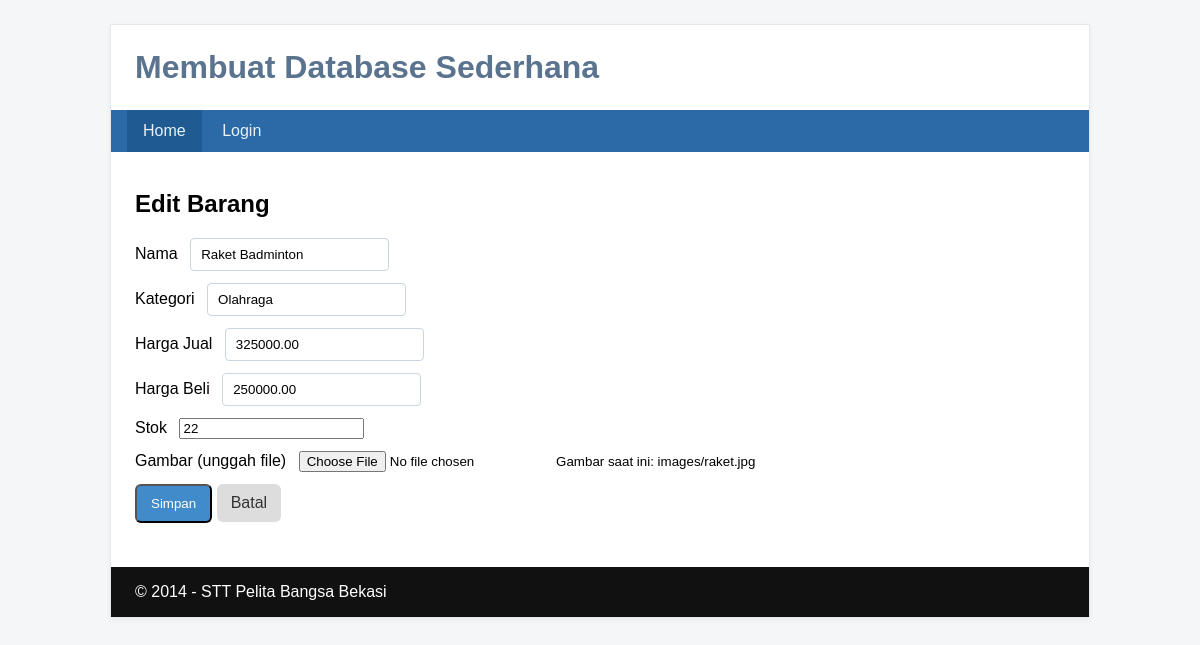
The app's page /edit.php?id=4 with its own data.
### tables this page shows
CREATE TABLE `data_barang` (
  `id` INT UNSIGNED NOT NULL AUTO_INCREMENT,
  `nama` VARCHAR(100) NOT NULL,
  `kategori` VARCHAR(50) NOT NULL,
  `harga_jual` DECIMAL(15,2) NOT NULL DEFAULT 0,
  `harga_beli` DECIMAL(15,2) NOT NULL DEFAULT 0,
  `stok` INT NOT NULL DEFAULT 0,
  `gambar` VARCHAR(255) DEFAULT NULL,
  PRIMARY KEY (`id`),
  KEY `idx_kategori` (`kategori`),
  KEY `idx_nama` (`nama`)
);

### edit.php (the view, shortened to what this page needs)
<?php
include_once 'koneksi.php';
$id = isset($_GET['id']) ? (int)$_GET['id'] : 0;
$sql = "SELECT * FROM data_barang WHERE id={$id} LIMIT 1";
$res = mysqli_query($conn, $sql);
$row = mysqli_fetch_assoc($res);
include_once 'header.php';
?>
<h2>Edit Barang</h2>
<form method="post" enctype="multipart/form-data">
  <div class="form-row">
    <label>Nama</label>
    <input type="text" name="nama" value="<?php echo htmlspecialchars($_POST['nama'] ?? $row['nama']); ?>" required>
  </div>
  <div class="form-row">
    <label>Kategori</label>
    <input type="text" name="kategori" value="<?php echo htmlspecialchars($_POST['kategori'] ?? $row['kategori']); ?>" required>
  </div>
  <div class="form-row">
    <label>Harga Jual</label>
    <input type="text" name="harga_jual" value="<?php echo htmlspecialchars($_POST['harga_jual'] ?? $row['harga_jual']); ?>">
  </div>
  <div class="form-row">
    <label>Harga Beli</label>
    <input type="text" name="harga_beli" value="<?php echo htmlspecialchars($_POST['harga_beli'] ?? $row['harga_beli']); ?>">
  </div>
  <div class="form-row">
    <label>Stok</label>
    <input type="number" name="stok" value="<?php echo htmlspecialchars($_POST['stok'] ?? $row['stok']); ?>">
  </div>
  <div class="form-row">
    <label>Gambar (unggah file)</label>
    <input type="file" name="gambar" accept="image/*">
    <?php if (!empty($row['gambar'])): ?>
      <small>Gambar saat ini: <?php echo htmlspecialchars($row['gambar']); ?></small>
    <?php endif; ?>
  </div>
  <div class="form-row">
    <button type="submit" class="btn">Simpan</button>
    <a href="index.php" class="btn gray">Batal</a>
  </div>
</form>
<?php include_once 'footer.php'; ?>

### assets/styles.css (style rules this page uses)
* { box-sizing: border-box; }
body { font-family: Arial, Helvetica, sans-serif; background:#f5f6f8; margin:0; }
.btn { display:inline-block; background:#428bca; color:#fff; padding:10px 14px; border-radius:6px; text-decoration:none; }
.btn.gray { background:#ddd; color:#333; }
.form-row { margin:12px 0; }
label { margin-right:8px; }
input[type="text"] { padding:8px 10px; border:1px solid #cbd5e1; border-radius:4px; }

### records on screen
data_barang: nama "Raket Badminton", kategori "Olahraga", harga_jual "325000.00", harga_beli "250000.00", stok "22", gambar "images/raket.jpg"
